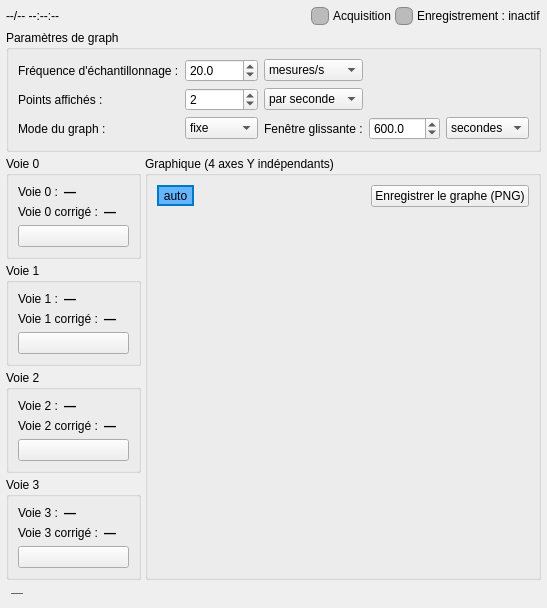
      <widget class="QWidget" name="tabSauermann">
       <attribute name="title">
        <string>📈  Sauermann</string>
       </attribute>
       <layout class="QVBoxLayout" name="layoutSauermann">
        <property name="spacing">
         <number>4</number>
        </property>
        <property name="leftMargin">
         <number>6</number>
        </property>
        <property name="topMargin">
         <number>6</number>
        </property>
        <property name="rightMargin">
         <number>6</number>
        </property>
        <property name="bottomMargin">
         <number>6</number>
        </property>
        <item>
         <layout class="QHBoxLayout" name="topBarLayout">
          <item>
           <widget class="QLabel" name="lblDate">
            <property name="text">
             <string>--/-- --:--:--</string>
            </property>
           </widget>
          </item>
          <item>
           <spacer name="spacerTopBar">
            <property name="orientation">
             <enum>Qt::Orientation::Horizontal</enum>
            </property>
            <property name="sizeHint" stdset="0">
             <size>
              <width>40</width>
              <height>20</height>
             </size>
            </property>
           </spacer>
          </item>
          <item>
           <widget class="QLabel" name="lblAcqLed">
            <property name="minimumSize">
             <size>
              <width>18</width>
              <height>18</height>
             </size>
            </property>
            <property name="maximumSize">
             <size>
              <width>18</width>
              <height>18</height>
             </size>
            </property>
            <property name="styleSheet">
             <string>border:1px solid #888; border-radius:6px; background:#bbb;</string>
            </property>
            <property name="text">
             <string/>
            </property>
           </widget>
          </item>
          <item>
           <widget class="QLabel" name="lblAcqStatus">
            <property name="text">
             <string>Acquisition</string>
            </property>
           </widget>
          </item>
          <item>
           <widget class="QLabel" name="lblRecLed">
            <property name="minimumSize">
             <size>
              <width>18</width>
              <height>18</height>
             </size>
            </property>
            <property name="maximumSize">
             <size>
              <width>18</width>
              <height>18</height>
             </size>
            </property>
            <property name="styleSheet">
             <string>border:1px solid #888; border-radius:6px; background:#bbb;</string>
            </property>
            <property name="text">
             <string/>
            </property>
           </widget>
          </item>
          <item>
           <widget class="QLabel" name="lblRecStatus">
            <property name="text">
             <string>Enregistrement : inactif</string>
            </property>
           </widget>
          </item>
         </layout>
        </item>
        <item>
         <widget class="QGroupBox" name="groupAcq">
          <property name="title">
           <string>Paramètres de graph</string>
          </property>
          <layout class="QGridLayout" name="gridAcq">
           <item row="0" column="0">
            <widget class="QLabel" name="lblFsLabel">
             <property name="text">
              <string>Fréquence d'échantillonnage :</string>
             </property>
            </widget>
           </item>
           <item row="0" column="1">
            <widget class="QDoubleSpinBox" name="spinFs">
             <property name="decimals">
              <number>1</number>
             </property>
             <property name="minimum">
              <double>10.000000000000000</double>
             </property>
             <property name="maximum">
              <double>50000.000000000000000</double>
             </property>
             <property name="value">
              <double>20.000000000000000</double>
             </property>
            </widget>
           </item>
           <item row="0" column="2">
            <widget class="QComboBox" name="comboFsUnit">
             <item>
              <property name="text">
               <string>mesures/s</string>
              </property>
             </item>
            </widget>
           </item>
           <item row="1" column="0">
            <widget class="QLabel" name="lblBlocLabel">
             <property name="text">
              <string>Points affichés :</string>
             </property>
            </widget>
           </item>
           <item row="1" column="1">
            <widget class="QDoubleSpinBox" name="spinBlocSec">
             <property name="decimals">
              <number>0</number>
             </property>
             <property name="minimum">
              <double>1.000000000000000</double>
             </property>
             <property name="maximum">
              <double>6000.000000000000000</double>
             </property>
             <property name="value">
              <double>2.000000000000000</double>
             </property>
            </widget>
           </item>
           <item row="1" column="2">
            <widget class="QComboBox" name="comboDispUnit">
             <item>
              <property name="text">
               <string>par seconde</string>
              </property>
             </item>
             <item>
              <property name="text">
               <string>par minute</string>
              </property>
             </item>
            </widget>
           </item>
           <item row="2" column="0">
            <widget class="QLabel" name="lblModeLabel">
             <property name="text">
              <string>Mode du graph :</string>
             </property>
            </widget>
           </item>
           <item row="2" column="1">
            <widget class="QComboBox" name="comboGraphMode">
             <item>
              <property name="text">
               <string>fixe</string>
              </property>
             </item>
             <item>
              <property name="text">
               <string>glissant</string>
              </property>
             </item>
            </widget>
           </item>
           <item row="2" column="2">
            <widget class="QLabel" name="lblRollingLabel">
             <property name="text">
              <string>Fenêtre glissante :</string>
             </property>
            </widget>
           </item>
           <item row="2" column="3">
            <widget class="QDoubleSpinBox" name="spinRollingSec">
             <property name="decimals">
              <number>1</number>
             </property>
             <property name="minimum">
              <double>5.000000000000000</double>
             </property>
             <property name="maximum">
              <double>86400.000000000000000</double>
             </property>
             <property name="value">
              <double>600.000000000000000</double>
             </property>
            </widget>
           </item>
           <item row="2" column="4">
            <widget class="QComboBox" name="comboRollingUnit">
             <item>
              <property name="text">
               <string>secondes</string>
              </property>
             </item>
             <item>
              <property name="text">
               <string>minutes</string>
              </property>
             </item>
             <item>
              <property name="text">
               <string>heures</string>
              </property>
             </item>
            </widget>
           </item>
          </layout>
         </widget>
        </item>
        <item>
         <layout class="QHBoxLayout" name="midLayout">
          <item>
           <layout class="QVBoxLayout" name="sidebarLayout">
            <item>
             <widget class="QGroupBox" name="group0">
              <property name="title">
               <string>Voie 0</string>
              </property>
              <layout class="QGridLayout" name="gridGroup0">
               <item row="0" column="0">
                <widget class="QLabel" name="lblName0">
                 <property name="text">
                  <string>Voie 0 :</string>
                 </property>
                </widget>
               </item>
               <item row="0" column="1">
                <widget class="QLabel" name="lblValue0">
                 <property name="font">
                  <font>
                   <bold>true</bold>
                  </font>
                 </property>
                 <property name="text">
                  <string>—</string>
                 </property>
                </widget>
               </item>
               <item row="0" column="3">
                <widget class="QLabel" name="lblUnit0">
                 <property name="text">
                  <string/>
                 </property>
                </widget>
               </item>
               <item row="1" column="0" colspan="2">
                <widget class="QLabel" name="lblName0_2">
                 <property name="text">
                  <string>Voie 0 corrigé :</string>
                 </property>
                </widget>
               </item>
               <item row="1" column="2">
                <widget class="QLabel" name="lblValueCorr0">
                 <property name="font">
                  <font>
                   <bold>true</bold>
                  </font>
                 </property>
                 <property name="text">
                  <string>—</string>
                 </property>
                </widget>
               </item>
               <item row="1" column="3">
                <widget class="QLabel" name="lblUnit0_2">
                 <property name="text">
                  <string/>
                 </property>
                </widget>
               </item>
               <item row="2" column="0" colspan="4">
                <widget class="QPushButton" name="btnColor0">
                 <property name="text">
                  <string/>
                 </property>
                </widget>
               </item>
              </layout>
             </widget>
            </item>
            <item>
             <widget class="QGroupBox" name="group1">
              <property name="title">
               <string>Voie 1</string>
              </property>
              <layout class="QGridLayout" name="gridGroup1">
               <item row="0" column="0">
                <widget class="QLabel" name="lblName1">
                 <property name="text">
                  <string>Voie 1 :</string>
                 </property>
                </widget>
               </item>
               <item row="0" column="1">
                <widget class="QLabel" name="lblValue1">
                 <property name="font">
                  <font>
                   <bold>true</bold>
                  </font>
                 </property>
                 <property name="text">
                  <string>—</string>
                 </property>
                </widget>
               </item>
               <item row="0" column="3">
                <widget class="QLabel" name="lblUnit1">
                 <property name="text">
                  <string/>
                 </property>
                </widget>
               </item>
               <item row="1" column="0" colspan="2">
                <widget class="QLabel" name="lblName1_2">
                 <property name="text">
                  <string>Voie 1 corrigé :</string>
                 </property>
                </widget>
               </item>
               <item row="1" column="2">
                <widget class="QLabel" name="lblValueCorr1">
                 <property name="font">
                  <font>
                   <bold>true</bold>
                  </font>
                 </property>
                 <property name="text">
                  <string>—</string>
                 </property>
                </widget>
               </item>
               <item row="1" column="3">
                <widget class="QLabel" name="lblUnit1_2">
                 <property name="text">
                  <string/>
                 </property>
                </widget>
               </item>
               <item row="2" column="0" colspan="4">
                <widget class="QPushButton" name="btnColor1">
                 <property name="text">
                  <string/>
                 </property>
                </widget>
               </item>
              </layout>
             </widget>
            </item>
            <item>
             <widget class="QGroupBox" name="group2">
              <property name="title">
               <string>Voie 2</string>
              </property>
              <layout class="QGridLayout" name="gridGroup2">
               <item row="0" column="0">
                <widget class="QLabel" name="lblName2">
                 <property name="text">
                  <string>Voie 2 :</string>
                 </property>
                </widget>
               </item>
               <item row="0" column="1">
                <widget class="QLabel" name="lblValue2">
                 <property name="font">
                  <font>
                   <bold>true</bold>
                  </font>
                 </property>
                 <property name="text">
                  <string>—</string>
                 </property>
                </widget>
               </item>
               <item row="0" column="3">
                <widget class="QLabel" name="lblUnit2">
                 <property name="text">
                  <string/>
                 </property>
                </widget>
               </item>
               <item row="1" column="0" colspan="2">
                <widget class="QLabel" name="lblName2_2">
                 <property name="text">
                  <string>Voie 2 corrigé :</string>
                 </property>
                </widget>
               </item>
               <item row="1" column="2">
                <widget class="QLabel" name="lblValueCorr2">
                 <property name="font">
                  <font>
                   <bold>true</bold>
                  </font>
                 </property>
                 <property name="text">
                  <string>—</string>
                 </property>
                </widget>
               </item>
               <item row="1" column="3">
                <widget class="QLabel" name="lblUnit2_2">
                 <property name="text">
                  <string/>
                 </property>
                </widget>
               </item>
               <item row="2" column="0" colspan="4">
                <widget class="QPushButton" name="btnColor2">
                 <property name="text">
                  <string/>
                 </property>
                </widget>
               </item>
              </layout>
             </widget>
            </item>
            <item>
             <widget class="QGroupBox" name="group3">
              <property name="title">
               <string>Voie 3</string>
              </property>
              <layout class="QGridLayout" name="gridGroup3">
               <item row="0" column="0">
                <widget class="QLabel" name="lblName3">
                 <property name="text">
                  <string>Voie 3 :</string>
                 </property>
                </widget>
               </item>
               <item row="0" column="1">
                <widget class="QLabel" name="lblValue3">
                 <property name="font">
                  <font>
                   <bold>true</bold>
                  </font>
                 </property>
                 <property name="text">
                  <string>—</string>
                 </property>
                </widget>
               </item>
               <item row="0" column="3">
                <widget class="QLabel" name="lblUnit3">
                 <property name="text">
                  <string/>
                 </property>
                </widget>
               </item>
               <item row="1" column="0" colspan="2">
                <widget class="QLabel" name="lblName3_2">
                 <property name="text">
                  <string>Voie 3 corrigé :</string>
                 </property>
                </widget>
               </item>
               <item row="1" column="2">
                <widget class="QLabel" name="lblValueCorr3">
                 <property name="font">
                  <font>
                   <bold>true</bold>
                  </font>
                 </property>
                 <property name="text">
                  <string>—</string>
                 </property>
                </widget>
               </item>
               <item row="1" column="3">
                <widget class="QLabel" name="lblUnit3_2">
                 <property name="text">
                  <string/>
                 </property>
                </widget>
               </item>
               <item row="2" column="0" colspan="4">
                <widget class="QPushButton" name="btnColor3">
                 <property name="text">
                  <string/>
                 </property>
                </widget>
               </item>
              </layout>
             </widget>
            </item>
           </layout>
          </item>
          <item>
           <widget class="QGroupBox" name="groupGraph">
            <property name="sizePolicy">
             <sizepolicy hsizetype="Expanding" vsizetype="Expanding">
              <horstretch>1</horstretch>
              <verstretch>1</verstretch>
             </sizepolicy>
            </property>
            <property name="title">
             <string>Graphique (4 axes Y indépendants)</string>
            </property>
            <layout class="QVBoxLayout" name="layoutGroupGraph">
             <item>
              <layout class="QHBoxLayout" name="toolbarLayout">
               <item>
                <widget class="QToolButton" name="btnFollow">
                 <property name="styleSheet">
                  <string>QToolButton{background-color:rgb(220,220,220);}QToolButton:checked{background-color:rgb(100,180,255);border:2px solid rgb(0,120,200);}</string>
                 </property>
                 <property name="text">
                  <string>auto</string>
                 </property>
                 <property name="checkable">
                  <bool>true</bool>
                 </property>
                 <property name="checked">
                  <bool>true</bool>
                 </property>
                </widget>
               </item>
               <item>
                <spacer name="spacerToolbar">
                 <property name="orientation">
                  <enum>Qt::Orientation::Horizontal</enum>
                 </property>
                 <property name="sizeHint" stdset="0">
                  <size>
                   <width>40</width>
                   <height>20</height>
                  </size>
                 </property>
                </spacer>
               </item>
               <item>
                <widget class="QPushButton" name="btnSaveImage">
                 <property name="text">
                  <string>Enregistrer le graphe (PNG)</string>
                 </property>
                </widget>
               </item>
              </layout>
             </item>
             <item>
              <widget class="QWidget" name="plotContainerMain" native="true">
               <property name="sizePolicy">
                <sizepolicy hsizetype="Expanding" vsizetype="Expanding">
                 <horstretch>1</horstretch>
                 <verstretch>1</verstretch>
                </sizepolicy>
               </property>
              </widget>
             </item>
            </layout>
           </widget>
          </item>
         </layout>
        </item>
        <item>
         <widget class="QLabel" name="lblCross">
          <property name="styleSheet">
           <string>color:#555; font-size:9pt; padding:2px;</string>
          </property>
          <property name="text">
           <string>—</string>
          </property>
         </widget>
        </item>
       </layout>
      </widget>
